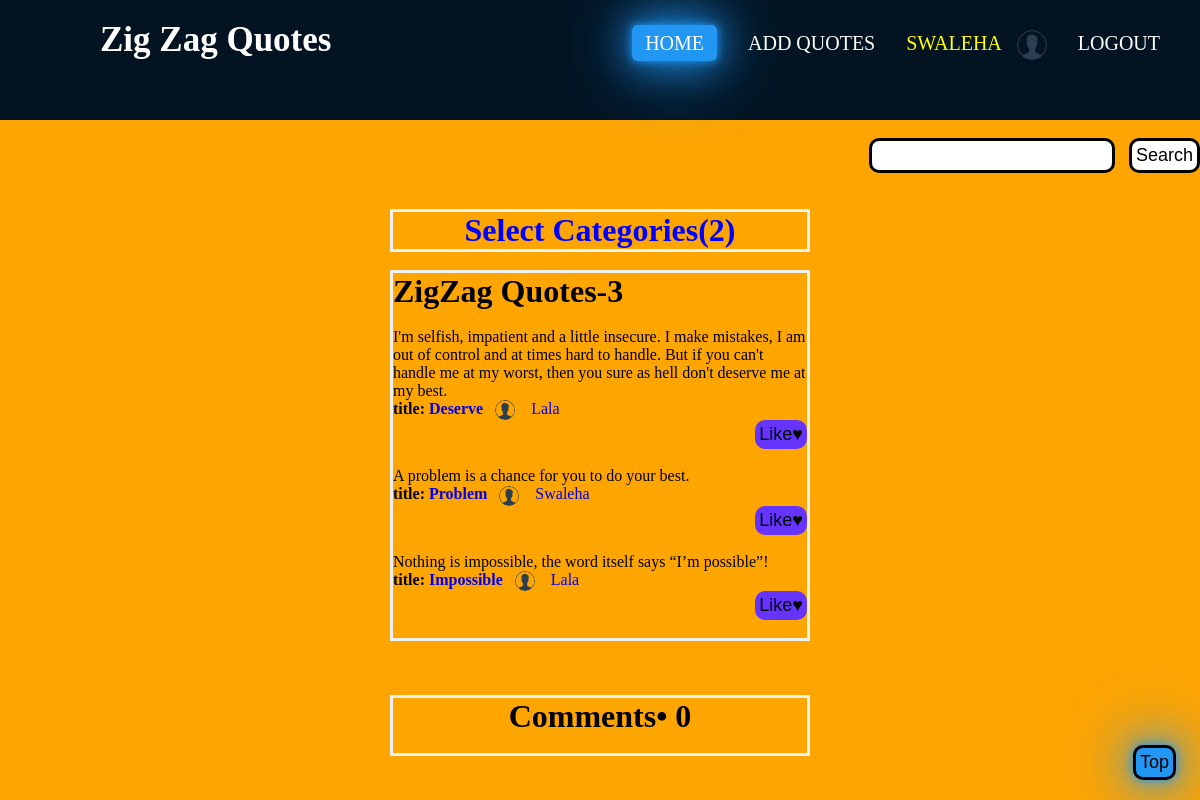
The page / (signed in) on the database its author committed.
### quotes/models.py (models this page shows, shortened)
class Profile(models.Model):
    profile_pic = models.ImageField(default="profile.png", upload_to='images/', blank=True, null=True)
    user = models.OneToOneField(settings.AUTH_USER_MODEL, on_delete=models.CASCADE)
    bio = models.CharField(max_length=250, default="I am")
    date_of_birth = models.DateField(blank=True, null=True)
    facebook_url = models.CharField(max_length=250, null=True, blank=True)
    youtube_url = models.CharField(max_length=250, null=True, blank=True)
    twitter_url = models.CharField(max_length=250, null=True, blank=True)
    linkedin_url = models.CharField(max_length=250, null=True, blank=True)
    instagram_url = models.CharField(max_length=250, null=True, blank=True)

class Quote(models.Model):
    author = models.ForeignKey(settings.AUTH_USER_MODEL, on_delete=models.CASCADE, related_name='quotes')
    title = models.CharField(max_length=250)
    body = models.TextField()
    users_like = models.ManyToManyField(settings.AUTH_USER_MODEL, related_name='Quotes_liked', blank=True)
    time = models.DateTimeField(auto_now_add=True, db_index=True)
    category = models.CharField(max_length=250, default='Popular Quote')

### quotes/views.py (the view, shortened to what this page needs)
# urls.py: path('', views.Home.as_view(), name='home'),
class Home(CreateView):
    model = Quote
    form_class = CommentForm
    template_name = "quotes/all_quote.html"
    success_url = reverse_lazy('quotes:home')
    def get_context_data(self, **kwargs):
        context = super().get_context_data(**kwargs)
        context['categories'] = Quote.objects.values("category").distinct()
        context['search'] = SearchFilter(self.request.GET, queryset=self.get_queryset().order_by('-time'))
        context['comment'] = Comment.objects.filter(parent=None)
        return context

### quotes/forms.py
class CommentForm(forms.ModelForm):
    class Meta:
        model = Comment
        fields = ('body',)
        widgets = {
            'body': forms.TextInput(attrs={'class': 'body-form', 'placeholder': 'Enter your Comment'}),
        }

### quotes/templates/quotes/all_quote.html (shortened to what this page needs)
{% extends "home_layout.html" %}
{% load static %}
{% block search %}
<form class="form1" method ="GET" action="." style="text-align:right;">
     {{search.form}}
<input type="submit" value="Search">
</form><br>
{% endblock %}
{% block category %}
<div class="dropdown">
     <h1 style="color:blue; text-align: center;">Select Categories({{categories.count}})</h1>
</div>
{% endblock %}
{% block content %}
     <h1>ZigZag Quotes-{{search.qs.count}}</h1><br>
{% if search.qs %}
     {% for quote in search.qs %}
          <blockquote >{{quote.body|safe}}</blockquote>
          <h4 style="float:left">title: <a  href="{% url 'quotes:quote_detail' quote.pk quote.category|slugify %}">{{quote.title|safe}}</a></h4>&ensp;
              {% if quote.author.profile.profile_pic %}
            <img class="image" src="{{quote.author.profile.profile_pic.url}}">
                {% else %}<img class="image" src="{% static 'profile.png' %}">
              {% endif %}&ensp;
             <a  href="{% url 'profile_page' quote.author.profile.id %}">{{quote.author|capfirst}}</a>
          <form action="{% url 'quotes:quote_like' quote.pk %}" method ="POST" style="text-align:right;">
               <input type="submit" value="Like&#9829;">
          </form><br>
     {% endfor %}
{% else %}
    <p> Not Found.........</p>
{% endif %}
{% endblock %}<br>
{% block footer %}
<div class="dropdown">
    <h1 style="text-align: center;"><strong>Comments• {{ comment.count }} </strong></h1><br>
</div>
{% endblock %}

### quotes/templates/home_layout.html (shortened to what this page needs)
{% load static %}
<html>
{% load static %}
<head>
</head>
<body>
<nav>
    <small class="logo"><a class="active" href="{% url 'quotes:home' %}" style="color:white;box-shadow:none;background:none;">Zig Zag Quotes</a></small>
    <ul>
        <li><a class="active" href="{% url 'quotes:home' %}">home</a></li>
        <li><a href="{% url 'quotes:add_quotes' %}">Add Quotes</a></li>
        {% if request.user.is_authenticated %}
            <li><a  href="{% url 'profile_page' user.profile.id %}" style="color: yellow; box-shadow:none; padding:0; background: none;">
                {{user.username}}&ensp;
                {% if user.profile.profile_pic %}<img class="image1" src="{{user.profile.profile_pic.url}}">
                {% else %}<img class="image1" src="{% static 'profile.png' %}">
                {% endif %}
            </a></li>
            <li><a href="{% url 'logout' %}">Logout</a></li>
        {% else %}
            <li><a href="{% url 'login' %}">Log-in</a></li>
            <li><a href="{% url 'register' %}">Register</a></li>
        {% endif %}
    </ul>
</nav><br>
    <div class="search">
        {% block search %}
        {% endblock %}
     </div><br>
    <div class="category">
    <div class="dropdown">
        {% block category %}
        {% endblock %}
     </div></div><br>
    <div class="content">
        {% block content %}
        {% endblock %}
     </div><br><br><br>
    <div class="footer">
        {% block footer %}
        {% endblock %}
     </div><br>
<button onclick="topFunction()" id="myBtn" title="Go to top">Top</button>
</body>
</html>

### quotes/templates/home_layout.html (style rules this page uses)
* { padding: 0; margin: 0; text-decoration: none; list-style: none; box-sizing: border-box; }
body { background: orange; }
nav { background: #031321; height: 120px; width: 100% }
small.logo { color: white; font-size: 35px; line-height: 80px; padding: 0 100px; font-weight: bold; }
nav ul { float: right; margin-right: 20px; padding: 30px 0 0 0; }
nav ul li { display: inline-block; line-height: 20px; margin: 0 7px; }
nav ul li a { color: white; font-size: 20px; padding: 7px 13px; border-radius: 5px; text-decoration: none; text-transform: uppercase; }
#myBtn { display: block; position: fixed; bottom: 20px; right: 2%; cursor: pointer; }
.active, #myBtn, a:hover { background: #2196f3; box-shadow: 0 0 10px #2196f3, 0 0 40px #2196f3, 0 0 80px #2196f3; transition: .5s; }
.image1 { vertical-align: middle; width: 30px; height: 30px; border-radius: 50%; }
input, button, label { border-radius: 10px; border: none; padding: 4px; color: #000; background-color: #6633FF; font-size: 18px; }

### quotes/templates/quotes/all_quote.html (style rules this page uses)
.form1 input { border-radius: 10px; border-style: solid; color: black; background-color: white; margin-left: 10px; }
.category { max-width: 420px; margin: auto; border: 3px solid #f1f1f1; }
button { border-radius: 10px; border-style: solid; color: black; background-color: white; margin-left: 10px; }
.content, .footer { max-width: 420px; margin: auto; border: 3px solid #f1f1f1;a }
.image { vertical-align: middle; width: 20px; height: 20px; border-radius: 50%; }

### rows shown on the page
Quote: body "I'm selfish, impatient and a little insecure. I make mistakes, I am out of control and at times hard to handle. But if you can't handle me at my worst, then you sure as hell don't deserve me at my best.", title "Deserve", author.profile.profile_pic (placeholder picture), author "Lala"
Quote: body "A problem is a chance for you to do your best.", title "Problem", author.profile.profile_pic (placeholder picture), author "Swaleha"
Quote: body "Nothing is impossible, the word itself says “I’m possible”!", title "Impossible", author.profile.profile_pic (placeholder picture), author "Lala"

### other values the page prints
{{ user.username }} "SWALEHA"
{{ categories.count }} "2"
{{ search.qs.count }} "3"
{{ comment.count }} "0"
